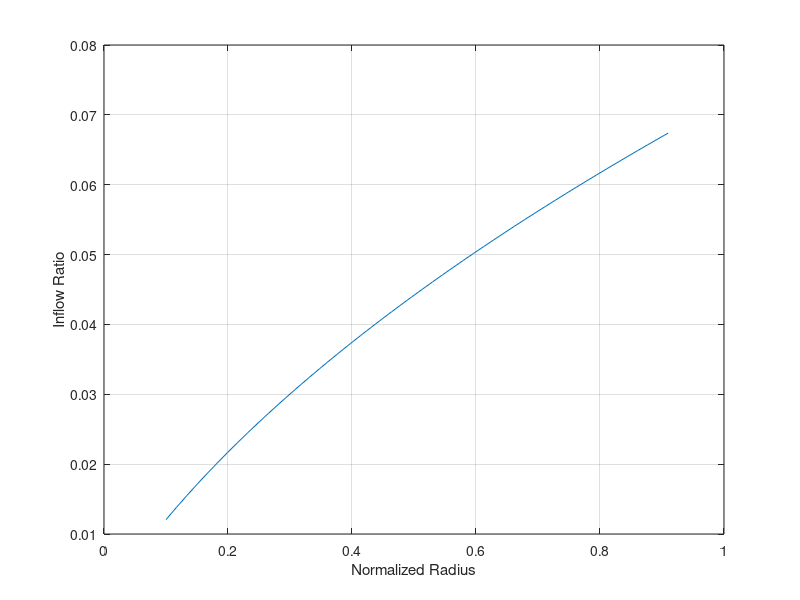

This figure's MATLAB source:
#!/usr/bin/octave

clear; clc; clf;

% With collective ONLY
% No twist, coning
% Hover flight

% Specified Rotor and Aerodynamic Parameters
R = 8.0;
AR = 6.0;                 % Aspect ratio
c = R/AR;;
Nb = 2;
Om_rpm = 1250;            % in rpm
a = 5.74;                 % d_Cl/d_alpha in radians
rho = 1.2;                % in kg/m3
root_cut=0.10;
tip_cut=0.91;             % For accounting tip loss
vel_climb = 0.0;
coning=0.0;               % Not accounted for currently

theta=8*pi/180;

% Calculated Rotor Parameters
sol = Nb*c/(pi*R);
Om = Om_rpm*pi/30;
lam_c = vel_climb/(R*Om);

% Solver parameters 
nx = 50;                    % No. of stations along blade

% Initialization
% Equi-spaced
r_bar = linspace(root_cut,tip_cut,nx);
dr_bar = r_bar(2)-r_bar(1);

% Cosine spaced
%theta_cosine=linspace(0,pi,nx);
%r_bar = R*0.5-R*0.5*cos(theta_cosine);
%dr_bar=r_bar(1:end-1)-r_bar(2:end);
%dr_bar=-1*[dr_bar 0];

% atan spaced
%x_spacing=linspace(tan(-1),tan(1),nx);
%r_bar=R*0.5+R*0.5*atan(x_spacing);
%dr_bar=r_bar(2:end)-r_bar(1:end-1);
%dr_bar=[dr_bar 0];

const1 = sol*a/16; 
const_c = lam_c*0.5;

% for theta=degtorad(10:0.1:12)

% Inflow ratio from BEMT
lam = -(const1-const_c) + sqrt((const1-const_c)^2+2*const1*theta*r_bar);
alf=theta-lam./r_bar;

plot(r_bar,lam);
grid on;
xlabel('Normalized Radius');
ylabel('Inflow Ratio');

% Using Momentum theory
ct_vec = 4*lam.*(lam-lam_c).*r_bar.*dr_bar;
format long;
CT_MT = sum(ct_vec)

% Using BEMT
ct_vec = 0.5*sol*a.*dr_bar.*(r_bar.^2).*alf;
CT_BEMT = sum(ct_vec);
% plot(r_bar,ct_vec.*(rho*pi*R*R*(R*Om)^2))

Thrust = CT_MT*(rho*pi*R*R*(R*Om)^2)

% Sectional lift distribution
%cl_vec = Thrust/(0.5*rho*c*dr_bar.*R.*(r_bar*R*Om).^2);

% plot(radtodeg(theta),CT,'.')
% hold on
% end
% grid on
lam_i=lam;
% fid=fopen('Vz_OGE_BEMT.dat','w');
% fprintf(fid,'Variables = "r/R" "vz"\n');
% fprintf(fid,'Zone T= "Vz_OGE_BEMT"\n');
% dlmwrite('Vz_OGE_BEMT.dat',[r_bar'*R lam_i'*R*Om],'-append','delimiter',' ');
